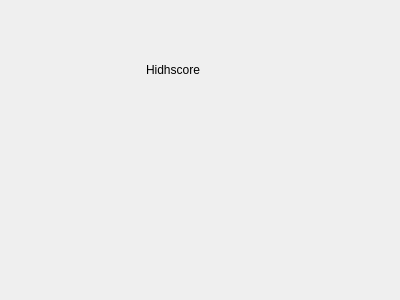
<?xml version="1.0" encoding="UTF-8"?>
<ui version="4.0">
 <class>Dialog</class>
 <widget class="QDialog" name="Dialog">
  <property name="geometry">
   <rect>
    <x>0</x>
    <y>0</y>
    <width>400</width>
    <height>300</height>
   </rect>
  </property>
  <property name="windowTitle">
   <string>Dialog</string>
  </property>
  <widget class="QLabel" name="label">
   <property name="geometry">
    <rect>
     <x>146</x>
     <y>60</y>
     <width>101</width>
     <height>20</height>
    </rect>
   </property>
   <property name="text">
    <string>Hidhscore</string>
   </property>
  </widget>
 </widget>
 <resources/>
 <connections/>
</ui>
